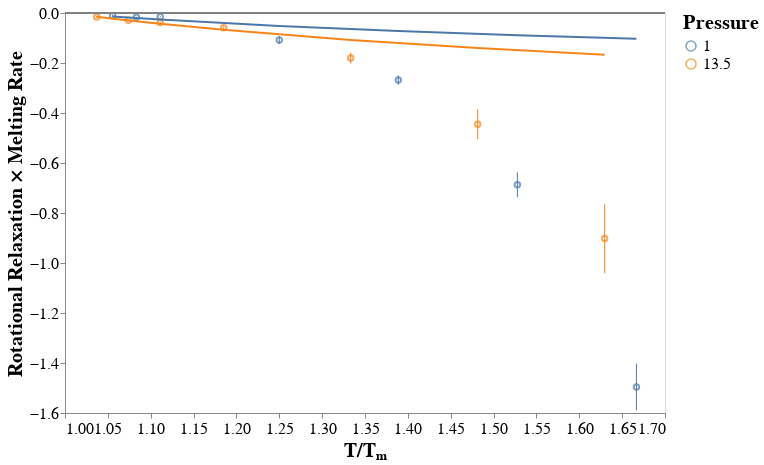

Notebook cell for this chart:
### Code cell
chart = alt.Chart(theory_df_2).encode(
    x=alt.X("temp_norm", title="T/Tₘ", scale=alt.Scale(zero=False)),
    color=alt.Color("pressure:N", title="Pressure"),
)

chart = (
    chart.mark_point().encode(y=alt.Y("value", title="Rotational Relaxation × Melting Rate")) +
    chart.mark_rule().encode(y="error_min", y2="error_max") +
    chart.mark_line().encode(y="theory")
)

chart = figures.hline(chart, 0.)
chart

### Figure 1 — Vega-Lite specification as saved in the notebook (floating-point values rounded to 4 significant figures)
{"$schema": "https://vega.github.io/schema/vega-lite/v3.3.0.json", "config": {"axis": {"grid": false, "labelFontSize": 16, "titleFontSize": 20}, "background": "white", "header": {"labelFontSize": 18, "titleFontSize": 22}, "legend": {"labelFontSize": 16, "titleFontSize": 20}, "view": {"height": 400, "width": 600}}, "data": {"name": "data-2fb43f60936e73d10517b8565133b1fb"}, "datasets": {"data-2fb43f60936e73d10517b8565133b1fb": [{"error": -0.002457, "error_max": -0.01628, "error_min": -0.006456, "pressure": 1, "temp_norm": 1.056, "temperature": 0.38, "theory": -0.01359, "value": -0.01137}, {"error": -0.0008225, "error_max": -0.01846, "error_min": -0.01517, "pressure": 1, "temp_norm": 1.083, "temperature": 0.39, "theory": -0.01987, "value": -0.01681}, {"error": -0.001036, "error_max": -0.01674, "error_min": -0.0126, "pressure": 1, "temp_norm": 1.111, "temperature": 0.4, "theory": -0.02583, "value": -0.01467}, {"error": -0.007969, "error_max": -0.1243, "error_min": -0.09243, "pressure": 1, "temp_norm": 1.25, "temperature": 0.45, "theory": -0.05166, "value": -0.1084}, {"error": -0.009288, "error_max": -0.287, "error_min": -0.2499, "pressure": 1, "temp_norm": 1.389, "temperature": 0.5, "theory": -0.07232, "value": -0.2684}, {"error": -0.02476, "error_max": -0.7366, "error_min": -0.6375, "pressure": 1, "temp_norm": 1.528, "temperature": 0.55, "theory": -0.08922, "value": -0.687}, {"error": -0.04672, "error_max": -1.589, "error_min": -1.403, "pressure": 1, "temp_norm": 1.667, "temperature": 0.6, "theory": -0.1033, "value": -1.496}, {"error": -0.002177, "error_max": -0.01996, "error_min": -0.01125, "pressure": 13.5, "temp_norm": 1.037, "temperature": 1.4, "theory": -0.01541, "value": -0.01561}, {"error": -0.001296, "error_max": -0.03156, "error_min": -0.02638, "pressure": 13.5, "temp_norm": 1.074, "temperature": 1.45, "theory": -0.02976, "value": -0.02897}, {"error": -0.001947, "error_max": -0.04171, "error_min": -0.03392, "pressure": 13.5, "temp_norm": 1.111, "temperature": 1.5, "theory": -0.04315, "value": -0.03782}, {"error": -0.003056, "error_max": -0.06473, "error_min": -0.05251, "pressure": 13.5, "temp_norm": 1.185, "temperature": 1.6, "theory": -0.06742, "value": -0.05862}, {"error": -0.0111, "error_max": -0.2026, "error_min": -0.1582, "pressure": 13.5, "temp_norm": 1.333, "temperature": 1.8, "theory": -0.1079, "value": -0.1804}, {"error": -0.02976, "error_max": -0.5048, "error_min": -0.3858, "pressure": 13.5, "temp_norm": 1.481, "temperature": 2, "theory": -0.1402, "value": -0.4453}, {"error": -0.06895, "error_max": -1.04, "error_min": -0.7645, "pressure": 13.5, "temp_norm": 1.63, "temperature": 2.2, "theory": -0.1667, "value": -0.9024}]}, "layer": [{"layer": [{"encoding": {"color": {"field": "pressure", "title": "Pressure", "type": "nominal"}, "x": {"field": "temp_norm", "scale": {"zero": false}, "title": "T/Tₘ", "type": "quantitative"}, "y": {"field": "value", "title": "Rotational Relaxation × Melting Rate", "type": "quantitative"}}, "mark": "point"}, {"encoding": {"color": {"field": "pressure", "title": "Pressure", "type": "nominal"}, "x": {"field": "temp_norm", "scale": {"zero": false}, "title": "T/Tₘ", "type": "quantitative"}, "y": {"field": "error_min", "type": "quantitative"}, "y2": {"field": "error_max"}}, "mark": "rule"}, {"encoding": {"color": {"field": "pressure", "title": "Pressure", "type": "nominal"}, "x": {"field": "temp_norm", "scale": {"zero": false}, "title": "T/Tₘ", "type": "quantitative"}, "y": {"field": "theory", "type": "quantitative"}}, "mark": "line"}]}, {"encoding": {"y": {"field": "val", "type": "quantitative"}}, "mark": {"color": "grey", "type": "rule"}}], "transform": [{"as": "val", "calculate": "0.0"}]}
